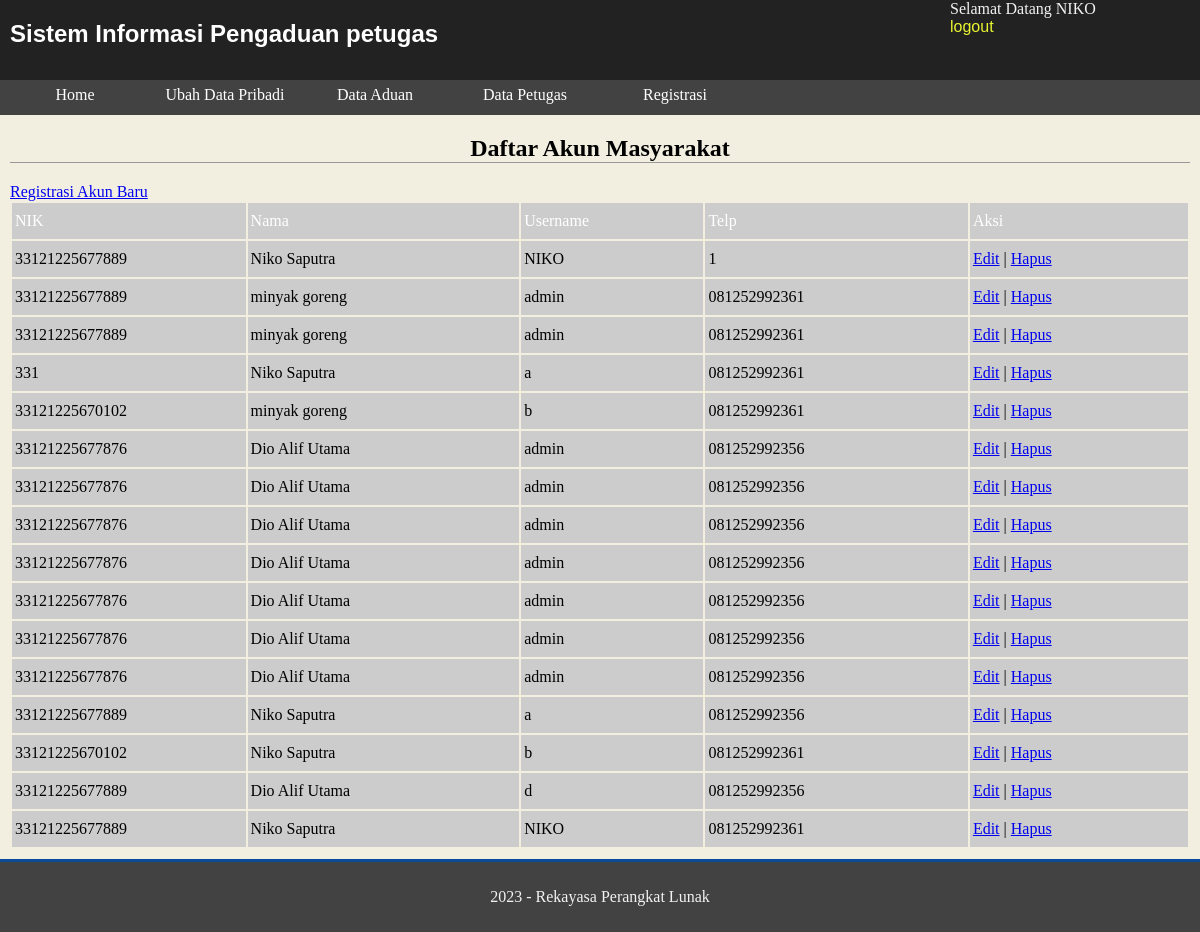
Page /petugas/registrasi.php (signed in) on the committed database.
### tables this page shows
CREATE TABLE `petugas` (
  `id_petugas` int(11) NOT NULL,
  `nama_petugas` varchar(35) NOT NULL,
  `username` varchar(25) NOT NULL,
  `password` varchar(32) NOT NULL,
  `no_telp` varchar(15) NOT NULL,
  `level` enum('admin','petugas') NOT NULL
);

CREATE TABLE `masyarakat` (
  `nik` char(16) NOT NULL,
  `nama` varchar(35) NOT NULL,
  `username` varchar(25) NOT NULL,
  `password` varchar(32) NOT NULL,
  `telp` varchar(13) NOT NULL
);

### petugas/registrasi.php (the view, shortened to what this page needs)
<?php
include "../inc/koneksi.php";
$id_petugas = mysqli_real_escape_string($konek, $_SESSION['ses_idpetugas']);
$kueri_identitas = mysqli_query($konek, "SELECT * FROM petugas WHERE id_petugas = '$id_petugas'");
$data_identitas = mysqli_fetch_array($kueri_identitas);
?>
<!DOCTYPE html>
<html>
<head>
    <link rel="stylesheet" type="text/css" href="stylepetugas.css">
</head>
<body>
    <header>
        <h1>Sistem Informasi Pengaduan petugas</h1>
        <div class="identitas">Selamat Datang
            <?php echo $data_identitas[1]; ?><br>
            <a href="aksipetugas.php?a=logout">logout</a>
        </div>
    </header>
    <nav>
        <?php
        include("menu.php");
        ?>
    </nav>
    <div class="container">
        <div class="content">
            <h2>Daftar Akun Masyarakat</h2>
            <a href="tambahmasyarakat.php">Registrasi Akun Baru</a>
            <table width="100%">
                <tr>
                    <td width="20%" class="headertabel">NIK</td>
                    <td class="headertabel">Nama</td>
                    <td class="headertabel">Username</td>
                    <td class="headertabel">Telp</td>
                    <td class="headertabel">Aksi</td>
                </tr>
                <?php
                $kueri_masy = mysqli_query($konek, "SELECT * FROM masyarakat ");
                while ($data_masy = mysqli_fetch_array($kueri_masy)) {
                    echo "<tr><td>" . $data_masy[0] . "</td>
 <td>" . $data_masy[1] . "</td><td>" . $data_masy[2] . "</td><td>" . $data_masy[4] . "</td>
 <td>
 <a href='editmasyarakat.php?id=" . $data_masy[0] . "'>Edit</a> |
 <a
href='aksipetugas.php?a=hapusmasyarakat&id=" . $data_masy[0] . "'>Hapus</a>
 </td></tr>";
                }
                ?>
            </table>
        </div>
    </div>
    <footer>
        <p>2023 - Rekayasa Perangkat Lunak</p>
    </footer>
</body>
</html>

### petugas/menu.php
<ul>
    <li><a href="index.php">Home</a></li>
    <li><a href="ubahdata.php">Ubah Data Pribadi</a></li>
    <li><a href="aduan.php">Data Aduan</a></li>
    <?php
    if ($data_identitas[5] == "admin") {
        echo "<li><a href='petugas.php'>Data Petugas</a></li><li><a
href='registrasi.php'>Registrasi</a></li>";
    }
    ?>
</ul>

### petugas/stylepetugas.css (style rules this page uses)
body { margin: 0; padding: 0; background: #F3EFE0; }
header { margin: 0; padding: 0; background: #222222; display: block; height: 80px; color: #f2f2f2; }
header h1 { margin: 0; padding: 20px 10px 10px 10px; font-size: 24px; font-family: Arial,Helvetica; width: 600px; float: left; color: #fff; }
nav { background: #434242; width: 100%; height: 35px; display: block; }
nav ul { height:35px; list-style-type: none; margin: 0; padding: 0; }
nav ul li { margin: 0; padding: 0; text-align: center; display: inline; line-height: 30px; }
nav ul li a, nav ul li a:link, nav ul li a:visited, nav ul li a:active { text-decoration: none; color: #fff; margin: 0; padding: 0; height: 35px; width: 150px; display: block; float: left; }
.container { width: 100%; clear: both; float: left; min-height: 450px; }
.content { margin: 10px; display: block; }
.content td { background: #ccc; height: 30px; padding: 3px; }
footer { clear: both; display: block; background: #434242; border-top: solid 3px #0c4b98; color: #f2f2f2; height: 50px; text-align: center; padding: 10px; }
h2 { text-align: center; border-bottom: solid 1px #999; }
.identitas { width: 250px; height: 100px; display: block; float: right; }
.identitas a, .identitas a:link, .identitas a:visited, .identitas a:active { text-decoration: none; color: #e9f531; font-size: 16px; font-family: Arial,Helvetica; }
.headertabel { height: 30px; padding-left: 10px; background: #22A39F; color: #fff; }

### rows in the picture
petugas: nama_petugas "NIKO"
masyarakat: nik "33121225677889", nama "Niko Saputra", username "NIKO", telp "1"
masyarakat: nik "33121225677889", nama "minyak goreng", username "admin", telp "081252992361"
masyarakat: nik "33121225677889", nama "minyak goreng", username "admin", telp "081252992361"
masyarakat: nik "331", nama "Niko Saputra", username "a", telp "081252992361"
masyarakat: nik "33121225670102", nama "minyak goreng", username "b", telp "081252992361"
masyarakat: nik "33121225677876", nama "Dio Alif Utama", username "admin", telp "081252992356"
masyarakat: nik "33121225677876", nama "Dio Alif Utama", username "admin", telp "081252992356"
masyarakat: nik "33121225677876", nama "Dio Alif Utama", username "admin", telp "081252992356"
masyarakat: nik "33121225677876", nama "Dio Alif Utama", username "admin", telp "081252992356"
masyarakat: nik "33121225677876", nama "Dio Alif Utama", username "admin", telp "081252992356"
masyarakat: nik "33121225677876", nama "Dio Alif Utama", username "admin", telp "081252992356"
masyarakat: nik "33121225677876", nama "Dio Alif Utama", username "admin", telp "081252992356"
masyarakat: nik "33121225677889", nama "Niko Saputra", username "a", telp "081252992356"
masyarakat: nik "33121225670102", nama "Niko Saputra", username "b", telp "081252992361"
masyarakat: nik "33121225677889", nama "Dio Alif Utama", username "d", telp "081252992356"
masyarakat: nik "33121225677889", nama "Niko Saputra", username "NIKO", telp "081252992361"
